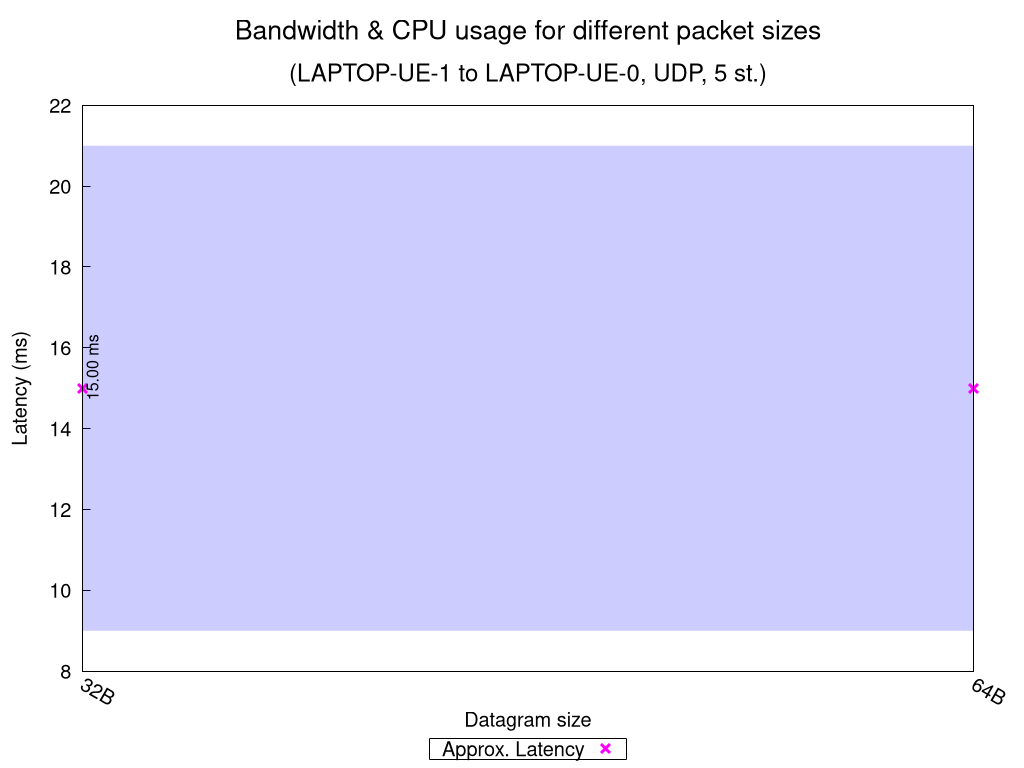

Write the gnuplot code that produced this figure.
set terminal pngcairo nocrop enhanced size 1024,768 font "Verdana,15"
set output "UDP_5_st_2020_10_07_18-23-36_one2two_summary.png"

set title "{/=20 Bandwidth \\& CPU usage for different packet sizes}\n\n{/=18 (LAPTOP-UE-1 to LAPTOP-UE-0, UDP, 5 st.)}"

set xlabel "Datagram size"
set ylabel "Latency (ms)"
set ytics nomirror
set key bmargin center horizontal box samplen 1 width -1
set bmargin 4.6
set rmargin 4.5
set xtics rotate by -30
printxsizes(x) = x < 1024.0 ? sprintf("%.0fB", x) : (x < 1048576.0 ? sprintf("%.0fKB", x/1024.0) : sprintf("%.0fMB", x/1048576.0))

rf = 1.0  # rate factor
stats "UDP_5_st_2020_10_07_18-23-36_one2two_iperf_summary.dat" using ($1 >= 0 ? $3 : 1/0) nooutput
set logscale x 2
set style fill transparent solid 0.2 noborder
set autoscale xfix
plot "UDP_5_st_2020_10_07_18-23-36_one2two_iperf_summary.dat" using ($1 >= 0 ? $2 : 1/0):($3/rf-$4/rf):($3/rf+$4/rf) with filledcurves lc rgb "blue" notitle, \
     "" using 2:($1 == 0 ? $3/rf : 1/0):xtic(printxsizes($2)) with points pt 2 ps 1.5 lw 3 lc rgb "magenta" title "Approx. Latency", \
     "" using 2:($1 >= 0 ? $3/rf : 1/0):(sprintf("%.2f ms", $3/rf)) with labels offset 0.9,1.0 rotate by 90 font ",12" notitle, \
     "" using ($1 < 0 ? $2 : 1/0):(STATS_min/rf):(sprintf("Net test failed!")) with labels offset 0.9,2.5 rotate by 90 tc rgb "red" font ",12" notitle, \
